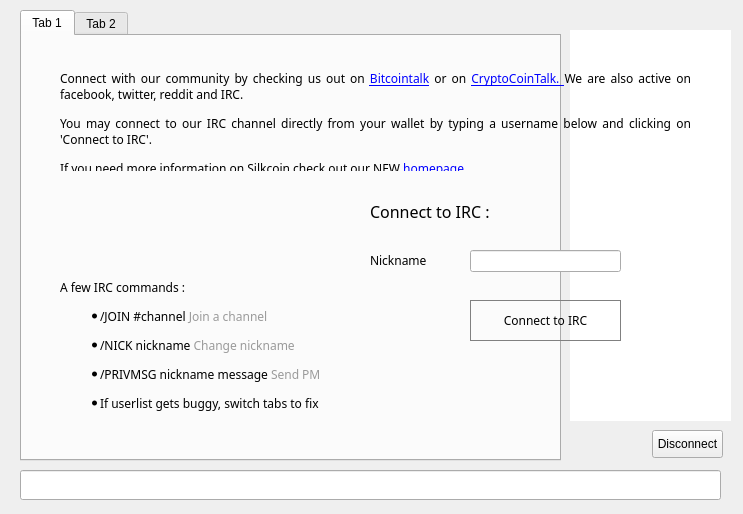
<?xml version="1.0" encoding="UTF-8"?>
<ui version="4.0">
 <class>ChatWindowClass</class>
 <widget class="QWidget" name="ChatWindowClass">
  <property name="geometry">
   <rect>
    <x>0</x>
    <y>0</y>
    <width>743</width>
    <height>514</height>
   </rect>
  </property>
  <widget class="QWidget" name="widget_2" native="true">
   <property name="geometry">
    <rect>
     <x>0</x>
     <y>0</y>
     <width>741</width>
     <height>511</height>
    </rect>
   </property>
   <widget class="QWidget" name="splitter" native="true">
    <property name="enabled">
     <bool>true</bool>
    </property>
    <property name="geometry">
     <rect>
      <x>10</x>
      <y>10</y>
      <width>721</width>
      <height>501</height>
     </rect>
    </property>
    <property name="styleSheet">
     <string notr="true"/>
    </property>
    <widget class="QTabWidget" name="tab">
     <property name="geometry">
      <rect>
       <x>10</x>
       <y>0</y>
       <width>541</width>
       <height>451</height>
      </rect>
     </property>
     <property name="styleSheet">
      <string notr="true"/>
     </property>
     <property name="tabShape">
      <enum>QTabWidget::Rounded</enum>
     </property>
     <property name="currentIndex">
      <number>0</number>
     </property>
     <property name="tabsClosable">
      <bool>false</bool>
     </property>
     <widget class="QWidget" name="widget_4">
      <attribute name="title">
       <string>Tab 1</string>
      </attribute>
     </widget>
     <widget class="QWidget" name="tab_5">
      <attribute name="title">
       <string>Tab 2</string>
      </attribute>
     </widget>
    </widget>
    <widget class="QLineEdit" name="lineEdit">
     <property name="geometry">
      <rect>
       <x>10</x>
       <y>460</y>
       <width>701</width>
       <height>30</height>
      </rect>
     </property>
     <property name="sizePolicy">
      <sizepolicy hsizetype="Fixed" vsizetype="Fixed">
       <horstretch>0</horstretch>
       <verstretch>0</verstretch>
      </sizepolicy>
     </property>
     <property name="maximumSize">
      <size>
       <width>16777215</width>
       <height>30</height>
      </size>
     </property>
    </widget>
    <widget class="QListView" name="userView">
     <property name="geometry">
      <rect>
       <x>560</x>
       <y>20</y>
       <width>161</width>
       <height>391</height>
      </rect>
     </property>
     <property name="minimumSize">
      <size>
       <width>0</width>
       <height>300</height>
      </size>
     </property>
     <property name="styleSheet">
      <string notr="true">border-radius:10px;</string>
     </property>
    </widget>
    <widget class="QPushButton" name="disconnect">
     <property name="geometry">
      <rect>
       <x>642</x>
       <y>420</y>
       <width>71</width>
       <height>28</height>
      </rect>
     </property>
     <property name="text">
      <string>Disconnect</string>
     </property>
    </widget>
   </widget>
   <widget class="QWidget" name="hide3" native="true">
    <property name="enabled">
     <bool>true</bool>
    </property>
    <property name="geometry">
     <rect>
      <x>0</x>
      <y>0</y>
      <width>741</width>
      <height>511</height>
     </rect>
    </property>
    <property name="styleSheet">
     <string notr="true">font-family:Proxima Nova Rg;</string>
    </property>
    <widget class="QWidget" name="layoutWidget">
     <property name="geometry">
      <rect>
       <x>10</x>
       <y>6</y>
       <width>731</width>
       <height>41</height>
      </rect>
     </property>
     <layout class="QHBoxLayout" name="hide1">
      <property name="spacing">
       <number>7</number>
      </property>
      <item>
       <widget class="QLabel" name="label_9">
        <property name="sizePolicy">
         <sizepolicy hsizetype="Preferred" vsizetype="Preferred">
          <horstretch>0</horstretch>
          <verstretch>0</verstretch>
         </sizepolicy>
        </property>
        <property name="font">
         <font>
          <family>Proxima Nova Rg</family>
         </font>
        </property>
        <property name="text">
         <string>&lt;html&gt;&lt;head/&gt;&lt;body&gt;&lt;p align=&quot;center&quot;&gt;&lt;img src=&quot;:/icons/res/icons/socialt.png&quot;/&gt;&lt;/p&gt;&lt;/body&gt;&lt;/html&gt;</string>
        </property>
       </widget>
      </item>
     </layout>
    </widget>
    <widget class="QLabel" name="hide2">
     <property name="geometry">
      <rect>
       <x>60</x>
       <y>70</y>
       <width>631</width>
       <height>101</height>
      </rect>
     </property>
     <property name="text">
      <string>&lt;html&gt;&lt;head/&gt;&lt;body&gt;&lt;p align=&quot;justify&quot;&gt;Connect with our community by checking us out on &lt;a href=&quot;https://bitcointalk.org/index.php?topic=676976.0&quot;&gt;&lt;span style=&quot; text-decoration: underline; color:#0000ff;&quot;&gt;Bitcointalk&lt;/span&gt;&lt;/a&gt; or on &lt;a href=&quot;https://cryptocointalk.com/forum/1288-silkcoin-sc/&quot;&gt;&lt;span style=&quot; text-decoration: underline; color:#0000ff;&quot;&gt;CryptoCoinTalk. &lt;/span&gt;&lt;/a&gt;We are also active on facebook, twitter, reddit and IRC.&lt;/p&gt;&lt;p align=&quot;justify&quot;&gt;You may connect to our IRC channel directly from your wallet by typing a username below and clicking on 'Connect to IRC'.&lt;/p&gt;&lt;p align=&quot;justify&quot;&gt;If you need more information on Silkcoin check out our NEW &lt;a href=&quot;http://silkcoin.io/&quot;&gt;&lt;span style=&quot; text-decoration: underline; color:#0000ff;&quot;&gt;homepage&lt;/span&gt;&lt;/a&gt;. &lt;/p&gt;&lt;/body&gt;&lt;/html&gt;</string>
     </property>
     <property name="wordWrap">
      <bool>true</bool>
     </property>
     <property name="openExternalLinks">
      <bool>true</bool>
     </property>
    </widget>
    <widget class="QLabel" name="label">
     <property name="geometry">
      <rect>
       <x>60</x>
       <y>180</y>
       <width>71</width>
       <height>51</height>
      </rect>
     </property>
     <property name="text">
      <string>&lt;html&gt;&lt;head/&gt;&lt;body&gt;&lt;p align=&quot;center&quot;&gt;&lt;a href=&quot;https://twitter.com/silkcoinrevival&quot;&gt;&lt;span style=&quot; text-decoration: underline; color:#0000ff;&quot;&gt;&lt;img src=&quot;:/icons/twitter&quot;/&gt;&lt;/span&gt;&lt;/a&gt;&lt;/p&gt;&lt;/body&gt;&lt;/html&gt;</string>
     </property>
     <property name="margin">
      <number>5</number>
     </property>
     <property name="openExternalLinks">
      <bool>true</bool>
     </property>
    </widget>
    <widget class="QLabel" name="label_3">
     <property name="geometry">
      <rect>
       <x>160</x>
       <y>180</y>
       <width>53</width>
       <height>51</height>
      </rect>
     </property>
     <property name="text">
      <string>&lt;html&gt;&lt;head/&gt;&lt;body&gt;&lt;p&gt;&lt;a href=&quot;https://www.facebook.com/pages/SilkCoin/734640973258763&quot;&gt;&lt;span style=&quot; text-decoration: underline; color:#0000ff;&quot;&gt;&lt;img src=&quot;:/icons/face&quot;/&gt;&lt;/span&gt;&lt;/a&gt;&lt;/p&gt;&lt;/body&gt;&lt;/html&gt;</string>
     </property>
     <property name="openExternalLinks">
      <bool>true</bool>
     </property>
    </widget>
    <widget class="QLabel" name="label_4">
     <property name="geometry">
      <rect>
       <x>250</x>
       <y>180</y>
       <width>41</width>
       <height>51</height>
      </rect>
     </property>
     <property name="text">
      <string>&lt;html&gt;&lt;head/&gt;&lt;body&gt;&lt;p&gt;&lt;a href=&quot;http://www.reddit.com/r/SILK&quot;&gt;&lt;span style=&quot; text-decoration: underline; color:#0000ff;&quot;&gt;&lt;img src=&quot;:/icons/reddit&quot;/&gt;&lt;/span&gt;&lt;/a&gt;&lt;/p&gt;&lt;/body&gt;&lt;/html&gt;</string>
     </property>
     <property name="openExternalLinks">
      <bool>true</bool>
     </property>
    </widget>
    <widget class="QLabel" name="label_2">
     <property name="geometry">
      <rect>
       <x>60</x>
       <y>240</y>
       <width>291</width>
       <height>211</height>
      </rect>
     </property>
     <property name="text">
      <string>&lt;html&gt;&lt;head/&gt;&lt;body&gt;&lt;p&gt;A few IRC commands :&lt;/p&gt;&lt;ul style=&quot;margin-top: 0px; margin-bottom: 0px; margin-left: 0px; margin-right: 0px; -qt-list-indent: 1;&quot;&gt;&lt;li style=&quot; margin-top:12px; margin-bottom:12px; margin-left:0px; margin-right:0px; -qt-block-indent:0; text-indent:0px;&quot;&gt;/JOIN #channel &lt;span style=&quot; color:#9a9a9a;&quot;&gt;Join a channel&lt;/span&gt;&lt;/li&gt;&lt;li style=&quot; margin-top:12px; margin-bottom:12px; margin-left:0px; margin-right:0px; -qt-block-indent:0; text-indent:0px;&quot;&gt;/NICK nickname &lt;span style=&quot; color:#9a9a9a;&quot;&gt;Change nickname&lt;/span&gt;&lt;/li&gt;&lt;li style=&quot; margin-top:12px; margin-bottom:12px; margin-left:0px; margin-right:0px; -qt-block-indent:0; text-indent:0px;&quot;&gt;/PRIVMSG nickname message &lt;span style=&quot; color:#9a9a9a;&quot;&gt;Send PM &lt;/span&gt;&lt;/li&gt;&lt;li style=&quot; margin-top:0px; margin-bottom:0px; margin-left:0px; margin-right:0px; -qt-block-indent:0; text-indent:0px;&quot;&gt;If userlist gets buggy, switch tabs to fix&lt;/li&gt;&lt;/ul&gt;&lt;/body&gt;&lt;/html&gt;</string>
     </property>
    </widget>
    <widget class="QLineEdit" name="editPseudo">
     <property name="geometry">
      <rect>
       <x>470</x>
       <y>250</y>
       <width>151</width>
       <height>22</height>
      </rect>
     </property>
     <property name="text">
      <string/>
     </property>
    </widget>
    <widget class="QLabel" name="label_5">
     <property name="geometry">
      <rect>
       <x>370</x>
       <y>250</y>
       <width>61</width>
       <height>21</height>
      </rect>
     </property>
     <property name="text">
      <string>Nickname</string>
     </property>
    </widget>
    <widget class="QPushButton" name="buttonConnect">
     <property name="geometry">
      <rect>
       <x>470</x>
       <y>300</y>
       <width>151</width>
       <height>41</height>
      </rect>
     </property>
     <property name="styleSheet">
      <string notr="true">border-radius:40px;border:1px solid grey</string>
     </property>
     <property name="text">
      <string>Connect to IRC</string>
     </property>
    </widget>
    <widget class="QLabel" name="label_10">
     <property name="geometry">
      <rect>
       <x>370</x>
       <y>200</y>
       <width>161</width>
       <height>21</height>
      </rect>
     </property>
     <property name="text">
      <string>&lt;html&gt;&lt;head/&gt;&lt;body&gt;&lt;p&gt;&lt;span style=&quot; font-size:12pt;&quot;&gt;Connect to IRC :&lt;/span&gt;&lt;/p&gt;&lt;/body&gt;&lt;/html&gt;</string>
     </property>
    </widget>
   </widget>
  </widget>
  <action name="actionQuit">
   <property name="text">
    <string>Quitter</string>
   </property>
   <property name="shortcut">
    <string>Ctrl+Q</string>
   </property>
  </action>
  <action name="actionCloseTab">
   <property name="text">
    <string>Fermer l'onglet</string>
   </property>
  </action>
 </widget>
 <layoutdefault spacing="6" margin="11"/>
 <resources/>
 <connections/>
</ui>
